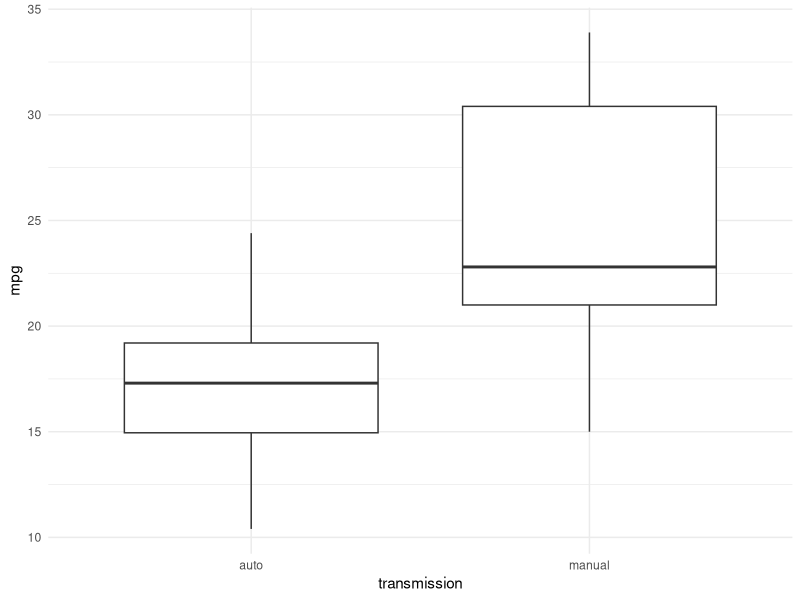
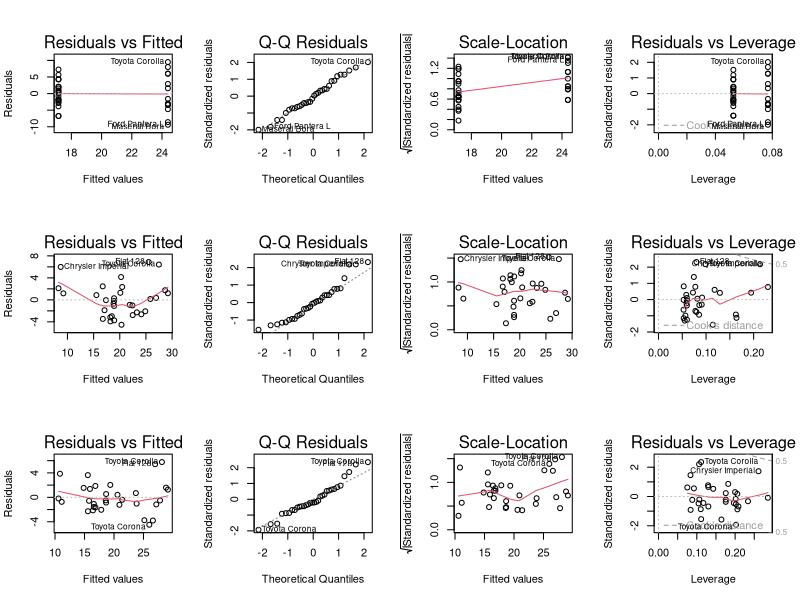

The R source for these figures, in order:
## ---- chunk 1
knitr::opts_chunk$set(echo = TRUE)
## ---- chunk 2
library(dplyr); library(ggplot2); library(datasets); data(mtcars)
## ---- chunk 3
ggplot(mtcars, aes(x=factor(am, labels = c("auto","manual")), y=mpg)) +
    geom_boxplot() + theme_minimal() + xlab("transmission")
## ---- chunk 4
corMatrix <- cor(mtcars)
round(corMatrix[-1,1][order(abs(corMatrix[-1,1]),decreasing = TRUE)], 2)
## ---- chunk 5
mtcars$cyl <- factor(mtcars$cyl)
mtcars$vs <- factor(mtcars$vs)
mtcars$am <- factor(mtcars$am, labels = c("automatic", "manual"))
mtcars$gear <- factor(mtcars$gear)
mtcars$carb <- factor(mtcars$carb)
fit1 <- lm(mpg ~ am, mtcars)
fit2 <- lm(mpg ~ am + wt, mtcars)
fit3 <- lm(mpg ~ am + wt + cyl, mtcars)
fit4 <- lm(mpg ~ am + wt + cyl + disp, mtcars)
fit5 <- lm(mpg ~ am + wt + cyl + disp + hp, mtcars)
fit6 <- lm(mpg ~ am + wt + cyl + disp + hp + drat, mtcars)
fit7 <- lm(mpg ~ am + wt + cyl + disp + hp + drat + vs, mtcars)
fit8 <- lm(mpg ~ am + wt + cyl + disp + hp + drat + vs + carb, mtcars)
fit9 <- lm(mpg ~ am + wt + cyl + disp + hp + drat + vs + carb + gear, mtcars)
fit10 <- lm(mpg ~ am + wt + cyl + disp + hp + drat + vs + carb + gear + qsec, mtcars)
anova(fit1,fit2,fit3,fit4,fit5,fit6,fit7,fit8,fit9,fit10)
## ---- chunk 6
summary(fit1)$coef
summary(fit2)$coef
summary(fit3)$coef
## ---- chunk 7
confint(fit1)
## ---- chunk 8
par(mfrow=c(3,4))
plot(fit1, which=c(1,2,3,5)); plot(fit2, which=c(1,2,3,5)); plot(fit3, which=c(1,2,3,5))
